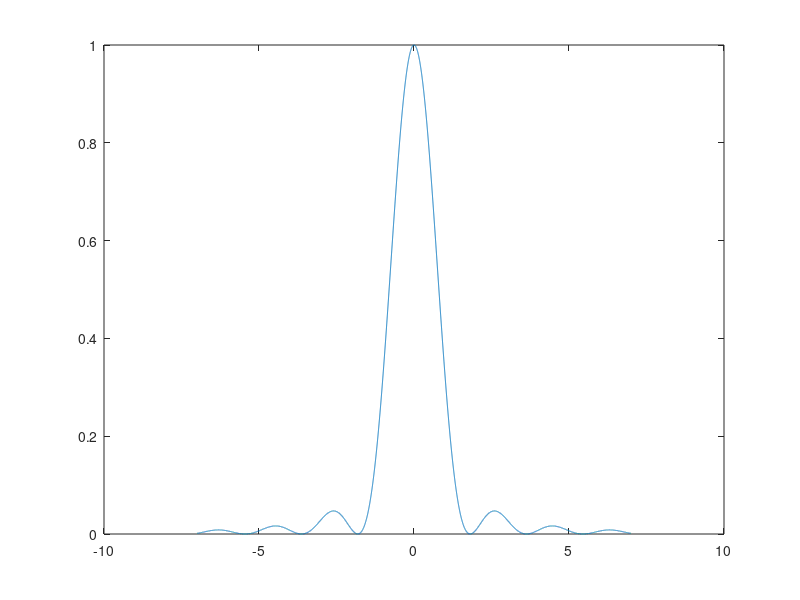

The MATLAB script that drew this image: (Note: this script raises an error after producing the figure.)
% BASIC IMAGE ANALYSIS SCRIPT
% This script is intended as an example to help you analyze the pictures you have acquired
% during the "Diffraction, interference and Fourier filtering" lab. Notice that you cannot
% simply run the algorithm "as it is", you will need to change a few things to make it
% work with your images (therefore you will have to understand it, contact your lab
% supervisor if you have questions). You can also write your own algorithm making
% different steps if you want (this here is just for inspiration).

close all; clear all;
%%
lamb = 632.8*10^-9;
b = 2*10^-5;
L = 0.972;
N = 1;

thetas_analytical = deg2rad(-7:0.001:7);
Beta = @(theta) pi*b*sin(theta)./lamb;
%Alpha = @(theta) pi*a*sin(theta)./lamb;
beta = Beta(thetas_analytical);
%alph = Alpha(thetas_analytical);
diff = (sin(beta)./beta).^2;
%inter = (sin(N.*alph)./sin(alph)).^2;
R = diff./max(diff);
plot(rad2deg(thetas_analytical),R);

new_b = @(y,m) lamb.*m*L./y;%sind(th);
rel_err = @(y,m) (new_b(y,m)-b)./b;

%% Import the image to Matlab
path = 'Images/SingleSlitNew/singleSlit.jpg';
channel = 1;
rotation = 1.25;
sec_x = 1:4098;
sec_y = 1550:1700;
baseline_sign = 0.35; % No baseline subtraction or addition
shift = (1391+2399)/2;
S = (85/5);
L = 0.972;
show_steps = true;
mm_limit = [-100,100];
deg_limit = [-2,2];
offset = 3400;
[xAxisDeg, xAxisMm, data3] = image_process(path,channel,rotation,sec_x, ...
               sec_y,baseline_sign,shift,S,L,show_steps,mm_limit,deg_limit,offset);
%%
% Diffraction : b
visualize = true;
[PKS,LOCS] = find_min(data3,xAxisMm,2.5,inf,visualize);
y_diffraction = LOCS*10^-3;
if visualize
    grid on;
    xlabel('mm - displacement');
    ylabel('Normalized signal');
    title('Normalized signal vs angle with Min peaks');
    xlim([-100 , 100]);
    ylim([0 , 1]);
end
if show_steps
    plot(xAxisDeg,data3);
    hold on
    degs = atand(y_diffraction/L);
    scatter(degs,PKS,'r^','filled');
    plot(rad2deg(thetas_analytical),R,"m")
    hold off
    grid on;
    xlabel('Angle (°)');
    ylabel('Normalized signal');
    title('Normalized signal vs angle with Min peaks');
    xlim([-6 , 6]);
    ylim([0 , 1]);
    legend(["Exp - values","Minima","Analytical"])

end
left_hand = sum(y_diffraction<0);
right_hand = sum(y_diffraction>=0);
m = [-left_hand:-1 1:right_hand];
slit_widths = new_b(y_diffraction,m);
b_mean = mean(slit_widths);
b_std = std(slit_widths);
%% Diffraction Error:
N_diffraction = length(slit_widths);
dL = 5*10^-3;
dP = 25;
dy = dP/(S*10^3);

mabs = abs(m);
db =sqrt((dL*lamb*mabs./y_diffraction).^2+(mabs.*L*dy*lamb./(y_diffraction.^2)).^2);
db_mean = sqrt(mean(db.^2));
db_std = std(db);
fprintf("Diffraction\n");
fprintf("b = %.3e +- %.3e\n",b_mean,db_mean);
fprintf("b_std = %.3e \n",b_std);
fprintf("Error std = %.3e \n",db_std);
%% Appendix

%{
myImage1 = imread('Images/SingleSlitNew/singleSlit.jpg');

%% Display the image as a figure
if show_steps
    figure(1)
    imagesc(myImage1);
    title('Step 1: original image');
end

%% Select the RGB color channel to use (in this case the blue, as it is less saturated)
myImage2 = myImage1(:,:,1);
if show_steps
    figure(2)
    imagesc(myImage2);
    title('Step2: using the blue channel only');
end

%% Apply a median filter to reduce hotspots
myImage3 = medfilt2(myImage2);
if show_steps
    figure(3)
    imagesc(myImage3);
    title('Step 3: after median filtering');
end
%% Rotate the image so that the diffraction pattern is horizontal
myImage4 = imrotate(myImage3, 1.25);
if show_steps
    figure(4)
    imagesc(myImage4);
    title('Step 4: after rotation');
end

%% Cut a region of interest within the image, where the diffraction pattern is contained
%myImage5 = myImage4(1450:1550, 1000:3000); Double Slit
myImage5 = myImage4(1550:1700, :);
if show_steps
    figure(5)
    imagesc(myImage5);
end

%% Integrate over the first dimension (i.e. vertically) to get the total counts per pixel.
data1 = sum(myImage5);
if show_steps
    figure(6);
    plot(data1);
    title('Step 6: vertically integrate the signal');
end

%% Substract the background baseline
baseline = 2800 + (3600/length(data1)) * (1:length(data1));
data2 = data1 + baseline;
if show_steps
    figure(7);
    plot(data2);
end

%% Calibrate the pixel with space. Using the mm paper in the image I see that 420 px
% correspond to 50 mm. Therefore, 8.4 px/mm (I leave the error calculations to you :p ).
% Notice that I have centered the 0 at the main peak.
xAxisMm = ((1 : length(data2)) - (1391+2399)/2) / (85/5); % Single Slit
S = (85/5);
if show_steps
    figure;
    plot(xAxisMm, data2);
    xlabel('Distance (mm)');
    ylabel('Counts (a.u.)');
    title('Step 7: Calibrate the data from signal-vs-pixels into signal-vs-distance');
end

%% Calibrate the space with angle. For this example, I used a distance between the
% diffraction slit and the screen of 1 meter. Normalize and plot the results nicely.
xAxisDeg = atand(xAxisMm / 1000*L);
f = figure;
data3 = data2 / max(data2);
plot(xAxisDeg, data3);
xlim([-6 , 6]);
ylim([0 , 1]);
xlabel('Angle (°)');
ylabel('Normalized signal');
title('Final step: normalized signal vs angle');
grid on;
% b
%}

